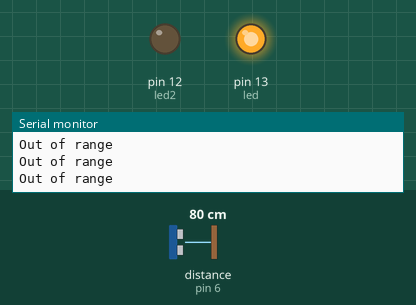
The sketch below on a simulated Arduino Uno, built with avr-gcc and run on an emulated ATmega328P. Parts: output pins drawn as LEDs (lit = HIGH), the last lines printed to the serial monitor. Wiring (inferred from the names in the program): ultrasonic range finder: trigger pin 7; echo pin 6. The inputs (shaded band) are chosen by the test bench; at power-on: distance to the obstacle (sensor on pin 6) 80 cm. The echo pulse lasts 58.3 µs per cm; pins used as bus, display or sensor lines are not drawn.

Above: at 1.3 s.
1.4 s: distance to the obstacle (sensor on pin 6) set to 2 cm
At 2.7 s:
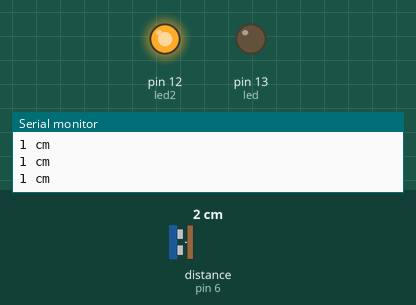
3.0 s: distance to the obstacle (sensor on pin 6) set to 35 cm
At 4.1 s:
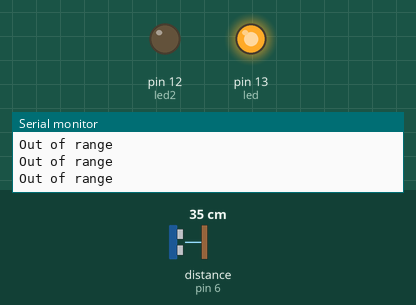
4.5 s: distance to the obstacle (sensor on pin 6) set to 4 cm
At 5.5 s:
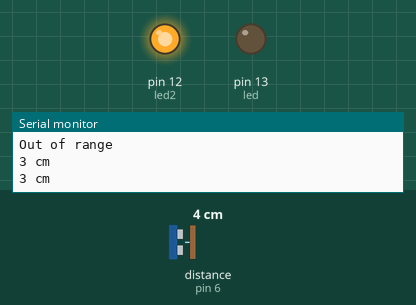
Timing chart, 0 to 7.5 s (numbered marks = the images above; inputs shaded):
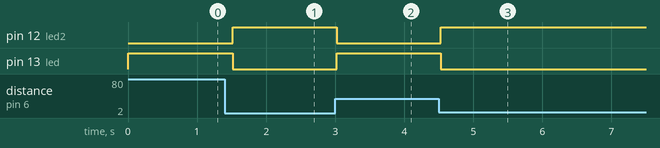

Measured:
- after the input at 1.4 s, pin 12 (led2): LOW → HIGH after 0.12 s; pin 13 (led): HIGH → LOW after 0.12 s
- after the input at 3.0 s, pin 12 (led2): HIGH → LOW at once; pin 13 (led): LOW → HIGH at once
- after the input at 4.5 s, pin 12 (led2): LOW → HIGH at once; pin 13 (led): HIGH → LOW at once

The sketch:

BEEE_Evaluation.ino
```cpp
#define trigPin 7
#define echoPin 6
#define led 13
#define led2 12

void setup() {
  Serial.begin (9600);
  pinMode(trigPin, OUTPUT);
  pinMode(echoPin, INPUT);
  pinMode(led, OUTPUT);
  pinMode(led2, OUTPUT);

}

void loop() {
  long duration, distance;
  digitalWrite(trigPin, LOW);
  delayMicroseconds(2);
  digitalWrite(trigPin, HIGH);
  delayMicroseconds(10);
  digitalWrite(trigPin, LOW);
  duration = pulseIn(echoPin, HIGH);
  distance = (duration/2) / 29.1;


  if (distance >= 30) {
    digitalWrite(led, HIGH);
}
  else {
    digitalWrite(led,LOW);
  }
  if (distance < 29) {
      digitalWrite(led2, HIGH);
  }
  else {
      digitalWrite(led2, LOW);
  }

  if (distance > 30 || distance <= 0){
    Serial.println("Out of range");
  }
  else {
    Serial.print(distance);
    Serial.println(" cm");

  }
  delay(500);
}
```
